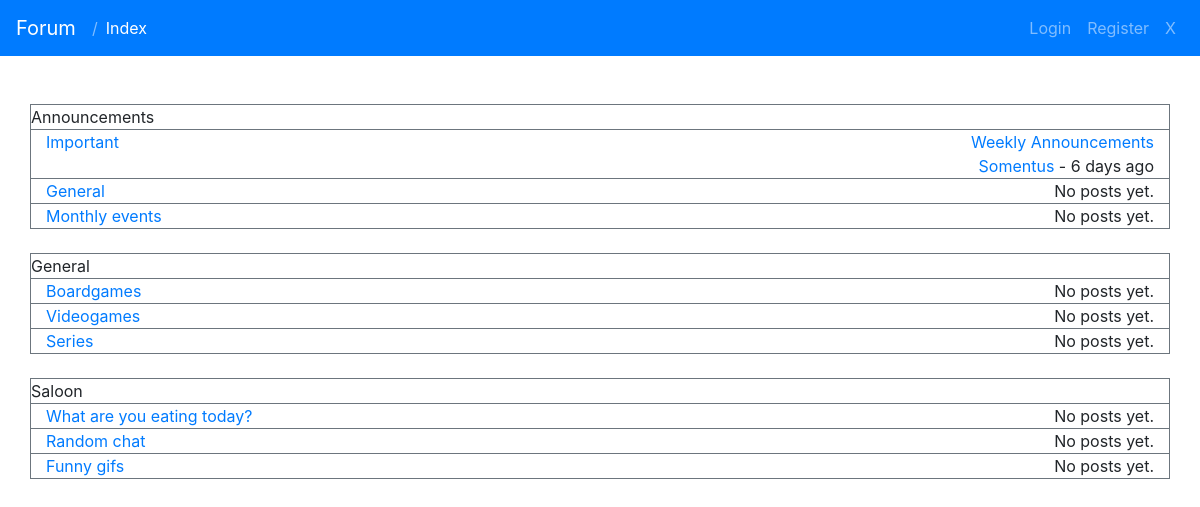
Before: / with the older database file.
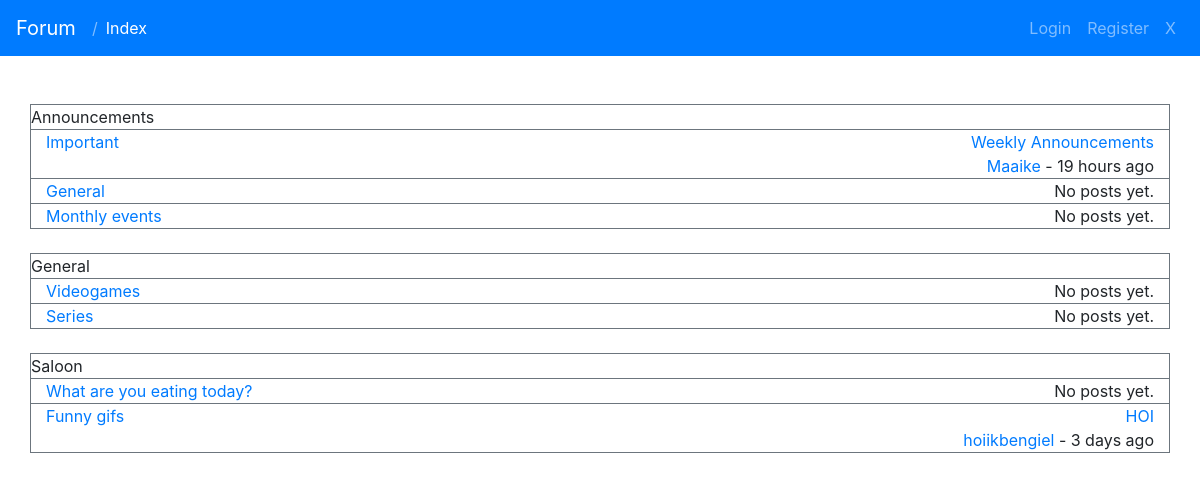
After: the same page with the newer database file.
### tables this page shows
CREATE TABLE `categories` (
  `id` int(11) NOT NULL,
  `name` varchar(64) NOT NULL,
  `priority` int(11) NOT NULL,
  `created_at` timestamp NOT NULL DEFAULT CURRENT_TIMESTAMP,
  `updated_at` timestamp NOT NULL DEFAULT CURRENT_TIMESTAMP ON UPDATE CURRENT_TIMESTAMP
);

CREATE TABLE `forums` (
  `id` int(11) NOT NULL,
  `name` varchar(64) NOT NULL,
  `category_id` int(11) NOT NULL,
  `is_subforum` tinyint(1) NOT NULL DEFAULT '0',
  `priority` int(11) NOT NULL DEFAULT '0',
  `created_at` timestamp NOT NULL DEFAULT CURRENT_TIMESTAMP,
  `updated_at` timestamp NOT NULL DEFAULT CURRENT_TIMESTAMP ON UPDATE CURRENT_TIMESTAMP
);

CREATE TABLE `topics` (
  `id` int(11) NOT NULL,
  `title` varchar(64) NOT NULL,
  `forum_id` int(11) NOT NULL,
  `user_id` int(11) NOT NULL,
  `pinned` tinyint(1) NOT NULL DEFAULT '0',
  `created_at` timestamp NOT NULL DEFAULT CURRENT_TIMESTAMP,
  `updated_at` timestamp NOT NULL DEFAULT CURRENT_TIMESTAMP ON UPDATE CURRENT_TIMESTAMP
);

CREATE TABLE `users` (
  `id` int(11) NOT NULL,
  `username` varchar(64) NOT NULL,
  `email` varchar(254) NOT NULL,
  `password` varchar(256) NOT NULL,
  `birth_date` date NOT NULL,
  `bio` varchar(500) NOT NULL,
  `is_admin` tinyint(1) NOT NULL DEFAULT '0',
  `is_active` tinyint(1) NOT NULL DEFAULT '0',
  `created_at` timestamp NOT NULL DEFAULT CURRENT_TIMESTAMP,
  `updated_at` timestamp NOT NULL DEFAULT CURRENT_TIMESTAMP ON UPDATE CURRENT_TIMESTAMP
);

CREATE TABLE `posts` (
  `id` int(11) NOT NULL,
  `body` varchar(512) NOT NULL,
  `user_id` int(11) NOT NULL,
  `topic_id` int(11) NOT NULL,
  `created_at` timestamp NOT NULL DEFAULT CURRENT_TIMESTAMP,
  `updated_at` timestamp NOT NULL DEFAULT CURRENT_TIMESTAMP ON UPDATE CURRENT_TIMESTAMP
);

### includes/DB.php (called while the page is built, shortened)
<?php
function query($pdo, $query, $params = array()) {
	$statement = $pdo->prepare($query);
	$statement->execute($params);
	$data = $statement->fetchAll();
	return $data;
}
?>

### includes/codes.php (the view, shortened to what the changed rows need)
<?php
function location($pdo) {
    $location = basename($_SERVER['PHP_SELF']);
    $currentFile = explode('.', $location)[0];
    switch($currentFile) {
        default:
            $currentFileCapitalised = ucfirst($currentFile);
            $objectNames = [$currentFileCapitalised];
            $urls = [$location];
            break;
    }
    $return = [$objectNames, $urls];
    return $return;
}
function navbar($pdo) {
    $location = location($pdo);
    $currentLocation = $location[0];
    $currentLocationFiles = $location[1];
    $locationSteps = count($currentLocation);
    echo '
    <nav class="navbar sticky-top navbar-expand-lg navbar-dark bg-primary">
        <a class="navbar-brand" href="/index.php">Forum</a>
        <button class="navbar-toggler" type="button" data-toggle="collapse" data-target="#navbarSupportedContent" aria-controls="navbarSupportedContent" aria-expanded="false" aria-label="Toggle navigation">
        <span class="navbar-toggler-icon"></span>
        </button>
        <div class="collapse navbar-collapse" id="navbarSupportedContent">
            <ul class="navbar-nav mr-auto">
            ';
    if(isLoggedIn(true)) {
    	echo '
    		<span class="navbar-text">|</span>
    		<li class="nav-item';
			if($currentLocation[0] == "Categories") {
				echo ' active';
			}
    		echo '" >
    			<a class="nav-link" href="/admin/categories.php">Categories</a>
			</li>
			<span class="navbar-text">|</span>
			<li class="nav-item';
			if($currentLocation[0] == "Forums") {
				echo ' active';
			}
			echo '" >
				<a class="nav-link" href="/admin/forums.php">Forums</a>
			</li>
		';
    } else {
	    for($i = 0; $i < $locationSteps; $i++) {
	        echo '
	            <span class="navbar-text">/</span>
	            <li class="nav-item';
	        if($i == $locationSteps - 1) {
	            echo ' active';
	        }
	        echo '"><a class="nav-link" href="'.$currentLocationFiles[$i].'">'.$currentLocation[$i].'
	                </a>
	            </li>
	        ';
	    }
    }
    echo '</ul>';
    echo '<ul class="navbar-nav ml-auto">';
    echo '
            </ul>
        </div>
    </nav>
    ';
}
function portal($errors) {
	echo '
	<div id="errors">';
  	echo '
  	</div>
	<div id="portal" class="portal" style="display:none;">
		<a id="reset_password" href="reset_password.php">Reset password</a>
		<form action="index.php" method="POST">
			<div id="username" style="display:none">
				<h3>Username:</h3>
				<input id="usernameField" type="text" name="username" />
			</div>
			<h3>Email:</h3>
			<input type="email" name="email" required/>
			<br />
			<h3>Password:</h3>
			<input type="password" name="password" required/>
			<br />
			<br />
			<input id="submit" type="submit" name="login" value="Login" class="btn btn-primary" />
			<br />
		</form>
	</div>
	<br />
	';
}
function body($pdo) {
	$categories = query($pdo, "SELECT * FROM categories ORDER BY priority DESC");
	foreach($categories as $category) {
		echo "<div class='row border border-secondary'>";
			echo htmlspecialchars($category['name']);
			$forums = query($pdo, "SELECT * FROM forums WHERE category_id = :category_id", ['category_id' => $category['id']]);
			foreach($forums as $forum) {
				echo "
					<div class='col-md-12'>
						<div class='row border border-secondary border-left-0 border-right-0 border-bottom-0' >
							<div class='col-md-6'>
								<a href='forum.php?id=".$forum['id']."''>".htmlspecialchars($forum['name'])."</a>
							</div>
							<div class='col-md-6'>";
				$lastPost = lastPost($pdo, $forum['id']);
				echo "<span class='float-right'>";
				if(!empty($lastPost)) {
					$lastPostUser = query($pdo, "SELECT * FROM users WHERE id = :user_id", ['user_id' => $lastPost['user_id']])[0];
					$lastPostTopic = query($pdo, "SELECT * FROM topics WHERE id = :topic_id", ['topic_id' => $lastPost['topic_id']])[0];
					echo "
									<span class='float-right'>
										<a href='topic.php?id=".$lastPostTopic['id']."'>".htmlspecialchars($lastPostTopic['title'])."</a>
									</span>
									<br/>
									<span class='float-right'>
										<a href='user.php?id=".$lastPostUser['id']."'>".htmlspecialchars($lastPostUser['username'])."</a> - ".parseTimeSinceTimestamp($lastPost['created_at'])."
									</span>";
				} else {
					echo "
									No posts yet.
					";
				}
				echo "
								</span>
							</div>
						</div>
					</div>";
			}
		echo "
			</div>
			<br />";
	}
}
function parseTimeSinceTimestamp($timestamp) {
	$timePast = strtotime($timestamp);
	$date = new DateTime();
	$date->setTimestamp($timePast);
	$interval = $date->diff(new DateTime('now'));
	$years = $interval->format('%y');
	$months = $interval->format('%m');
	$days = $interval->format('%d');
	$hours = $interval->format('%h');
	$minutes = $interval->format('%i');
	if($years > 0) {
		if($years == 1) {
			return $years." year ago";
		} else {
			return $years." years ago";
		}
	} else if($months > 0) {
		if($months == 1) {
			return $months." month ago";
		} else {
			return $months." months ago";
		}
	} else if($days > 0) {
		if($days == 1) {
			return $days." day ago";
		} else {
			return $days." days ago";
		}
	} else if($hours > 0){
		if($hours == 1) {
			return $hours." hour ago";
		} else {
			return $hours." hours ago";
		}
	} else if($minutes >= 5) {
		return $minutes." minutes ago";
	} else {
		return "just now";
	}
}
function lastPost($pdo, $forumId) {
	$lastPostId = query($pdo, "SELECT MAX(id) FROM posts WHERE topic_id IN (SELECT id FROM topics WHERE forum_id = :forum_id)", ['forum_id' => $forumId])[0]['MAX(id)'];
	$lastPost = query($pdo, "SELECT * FROM posts WHERE id = :id", ['id' => $lastPostId]);
	if(!empty($lastPost) ) {
		return $lastPost[0];
	} else {
		return 0;
	}
}
function isLoggedIn($admin = false) {
	if(isset($_SESSION['loggedin']) && $_SESSION['loggedin'] == true && isset($_SESSION['id'])) {
		if($admin == true) {
			if(isset($_SESSION['is_admin']) && $_SESSION['is_admin'] == true) {
				return 1;
			} else {
				return 0;
			}
		} else {
			return 1;
		}
	} else {
		return 0;
	}
}

Changed rows visible on the page:
removed forums: name "Boardgames", shows "No posts yet.", shown under categories "General"
removed forums: name "Random chat", shows "No posts yet.", shown under categories "Saloon"
computed for forums "Important": users.username "Somentus" → "Maaike"; posts.created_at "6 days ago" → "19 hours ago"
shown differently, row unchanged: forums "Funny gifs": topics.title (not shown) → "HOI"; users.username (not shown) → "hoiikbengiel"; posts.created_at (not shown) → "3 days ago"; text "No posts yet." → "-"
